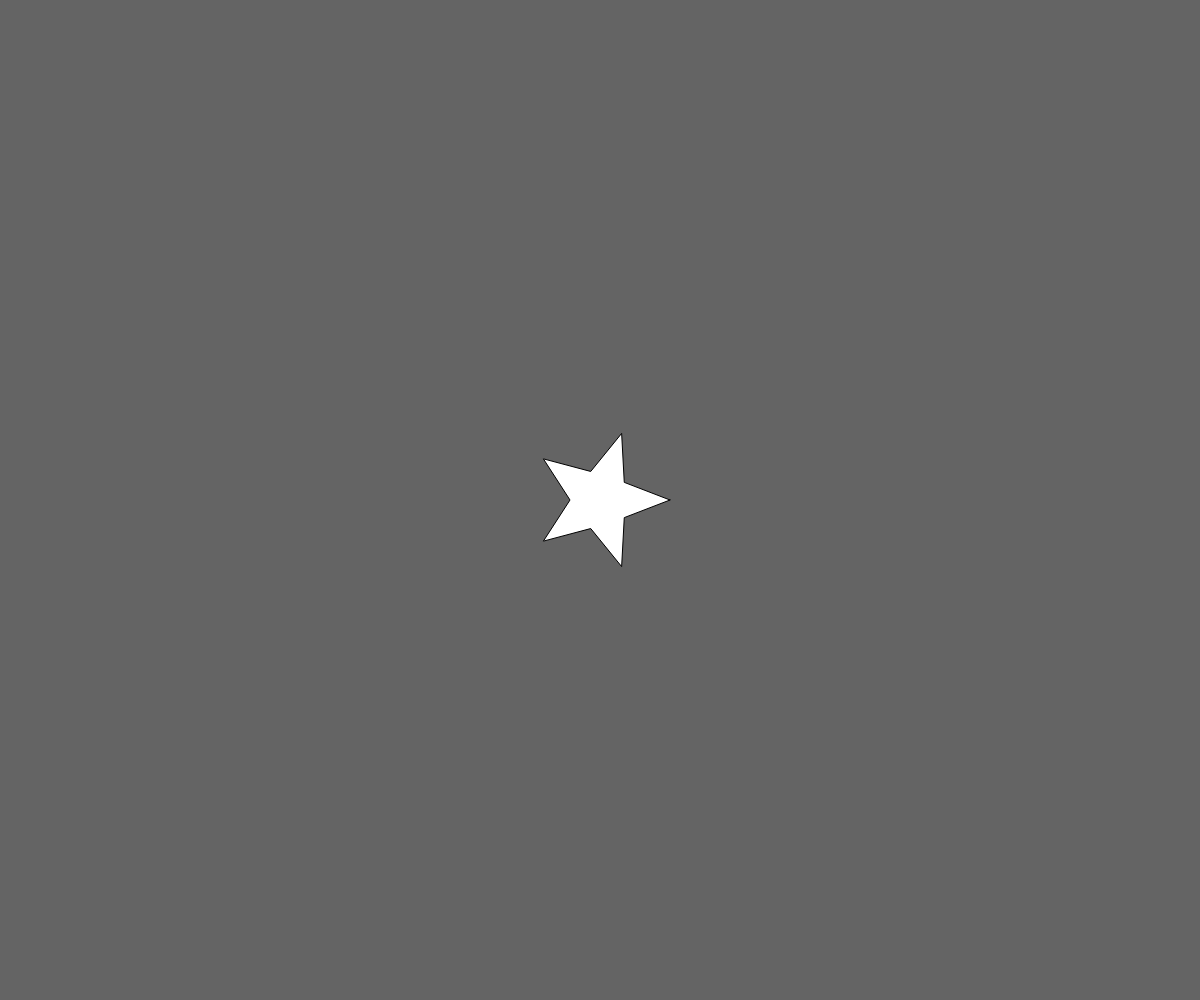
Frame 1 (no input)
Frame 60 (no input): identical to frame 1, image omitted
Frame 120 (the mouse pressed at the canvas centre since frame 60): identical to frame 1, image omitted

The p5.js sketch that drew this single still picture (run headless with seeded random() and noise() and a simulated clock; from frame 60 on, the mouse is pressed at the canvas centre):

// p5.js sketch
// ── sketch.js
function setup (){
  createCanvas(windowWidth, windowHeight)
}
function draw(){
  background(100)
  star(windowWidth/2, windowHeight/2, 30, 70, 5);
}

function star(x, y, radius1, radius2, npoints) {
  var angle = TWO_PI / npoints;
  var halfAngle = angle/2.0;
  beginShape();
  for (var a = 0; a < TWO_PI; a += angle) {
    var sx = x + cos(a) * radius2;
    var sy = y + sin(a) * radius2;
    vertex(sx, sy);
    sx = x + cos(a+halfAngle) * radius1;
    sy = y + sin(a+halfAngle) * radius1;
    vertex(sx, sy);
  }
  endShape(CLOSE);
}
